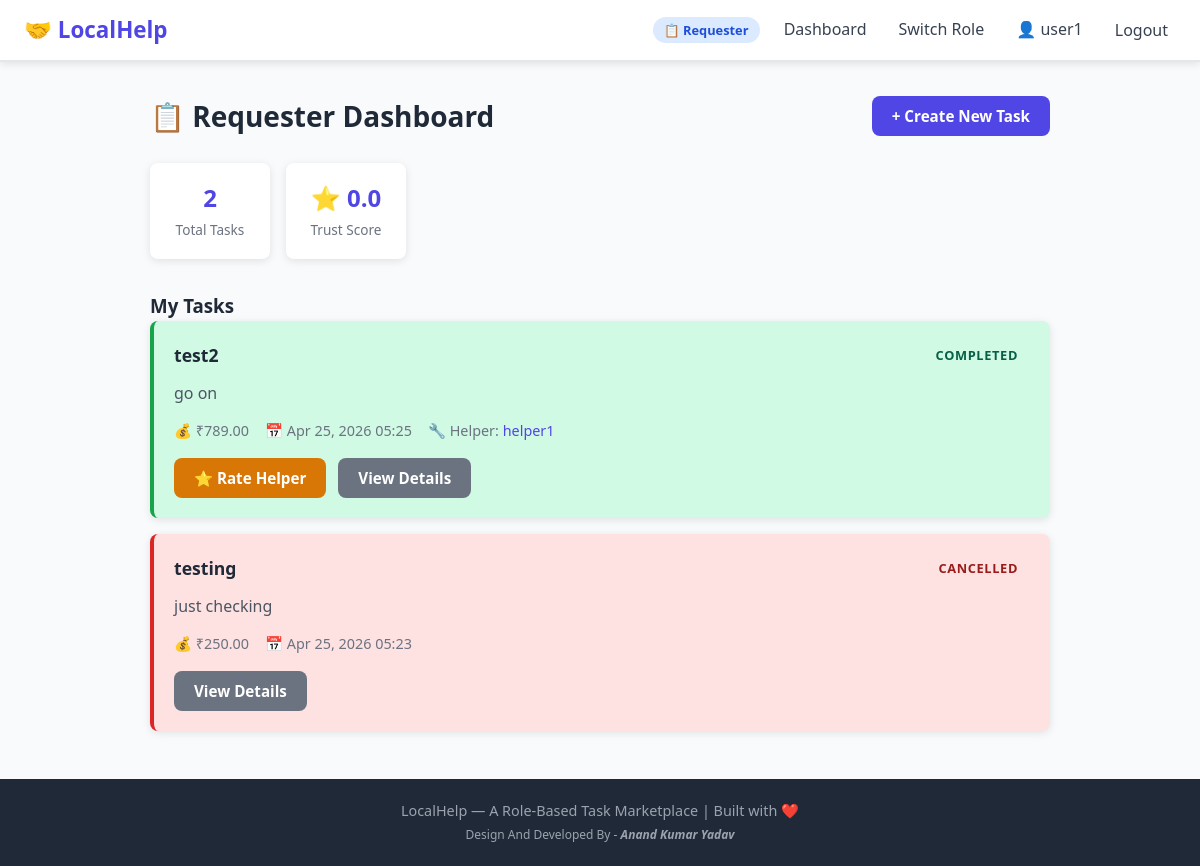
The app's page /dashboard/ (signed in) with its own data.
### core/models.py (models this page shows, shortened)
class UserProfile(models.Model):
    user = models.OneToOneField(User, on_delete=models.CASCADE, related_name='userprofile')
    ROLE_CHOICES = [
        ('requester', 'Requester'),  # (stored_value, display_label)
        ('helper', 'Helper'),
    ]
    active_role = models.CharField(
        max_length=20,
        choices=ROLE_CHOICES,
        default='requester'  # New users start as Requester
    )
    latitude = models.DecimalField(
        max_digits=9,   # Total digits (e.g., 28.123456 = 8 digits)
        decimal_places=6,  # Digits after decimal point
        blank=True,
        null=True
    )
    longitude = models.DecimalField(
        max_digits=9,
        decimal_places=6,
        blank=True,
        null=True
    )
    trust_score = models.FloatField(default=0.0)

class Task(models.Model):
    STATUS_CHOICES = [
        ('CREATED', 'Created'),                             # Just created, not yet visible
        ('OPEN', 'Open'),                                   # Visible to helpers
        ('ACCEPTED', 'Accepted'),                          # A helper has taken it
        ('COMPLETION_REQUESTED', 'Completion Requested'), # Helper says done, waiting for requester
        ('COMPLETED', 'Completed'),                        # Requester confirmed, done!
        ('CANCELLED', 'Cancelled'),                        # Cancelled by either party
        ('EXPIRED', 'Expired'),                            # Nobody accepted within 30 minutes
    ]
    requester = models.ForeignKey(
        User,
        on_delete=models.CASCADE,
        related_name='tasks_as_requester'
    )
    helper = models.ForeignKey(
        User,
        on_delete=models.SET_NULL,  # If helper account deleted, don't delete the task
        null=True,
        blank=True,
        related_name='tasks_as_helper'
    )
    title = models.CharField(max_length=200)  # Short title, max 200 characters
    description = models.TextField()          # Longer text, no length limit
    payment_amount = models.DecimalField(
        max_digits=8,      # Up to 99999.99
        decimal_places=2   # Always 2 decimal places (like money)
    )
    latitude = models.DecimalField(max_digits=9, decimal_places=6, blank=True, null=True)
    longitude = models.DecimalField(max_digits=9, decimal_places=6, blank=True, null=True)
    status = models.CharField(
        max_length=30,
        choices=STATUS_CHOICES,
        default='OPEN'  # Tasks start as OPEN immediately (skip CREATED for simplicity)
    )
    created_at = models.DateTimeField(auto_now_add=True)
    accepted_at = models.DateTimeField(null=True, blank=True)
    completed_at = models.DateTimeField(null=True, blank=True)
    cancel_reason = models.TextField(blank=True, default='')

### core/views.py (the view, shortened to what this page needs)
# urls.py: path('dashboard/', views.view_dashboard, name='dashboard'), # Main dashboard
def view_dashboard(request):
    if not request.user.is_authenticated:
        return redirect('login')
    profile, created = UserProfile.objects.get_or_create(user=request.user)
    if profile.active_role == 'requester':
        my_tasks = Task.objects.filter(requester=request.user).order_by('-created_at')
        return render(request, 'core/dashboard_requester.html', {
            'tasks': my_tasks,
            'profile': profile,
        })
    else:
        return redirect('select_role')

### core/templates/core/dashboard_requester.html (shortened to what this page needs)
{% extends "base.html" %}
{% block content %}
<div class="dashboard">
    <div class="dashboard-header">
        <h2>📋 Requester Dashboard</h2>
        <a href="{% url 'create_task' %}" class="btn btn-primary">+ Create New Task</a>
    </div>
    <div class="stats-bar">
        <div class="stat">
            <span class="stat-value">{{ tasks.count }}</span>
            <span class="stat-label">Total Tasks</span>
        </div>
        <div class="stat">
            <span class="stat-value">⭐ {{ profile.trust_score }}</span>
            <span class="stat-label">Trust Score</span>
        </div>
    </div>
    <h3>My Tasks</h3>
    {% if tasks %}
        <div class="task-list">
            {% for task in tasks %}
                <div class="task-card status-{{ task.status|lower }}">
                    <div class="task-card-header">
                        <h4>
                            <a href="{% url 'task_detail' task.id %}">{{ task.title }}</a>
                        </h4>
                        <span class="status-badge status-{{ task.status|lower }}">
                            {{ task.status }}
                        </span>
                    </div>
                    <p class="task-desc">{{ task.description|truncatechars:100 }}</p>
                    <div class="task-meta">
                        <span>💰 ₹{{ task.payment_amount }}</span>
                        <span>📅 {{ task.created_at|date:"M d, Y H:i" }}</span>
                        {% if task.helper %}
                            <span>🔧 Helper: <a href="{% url 'profile' task.helper.username %}">{{ task.helper.username }}</a></span>
                        {% endif %}
                    </div>
                    <div class="task-actions">
                        {% if task.status == 'COMPLETED' %}
                            <a href="{% url 'rate_user' task.id %}" class="btn btn-warning">⭐ Rate Helper</a>
                        {% endif %}
                        <a href="{% url 'task_detail' task.id %}" class="btn btn-secondary">View Details</a>
                    </div>
                </div>
            {% endfor %}
        </div>
    {% else %}
        <div class="empty-state">
            <span class="empty-icon">📭</span>
            <p>You haven't posted any tasks yet.</p>
            <a href="{% url 'create_task' %}" class="btn btn-primary">Create Your First Task</a>
        </div>
    {% endif %}
</div>
{% endblock %}

### templates/base.html (shortened to what this page needs)
<!DOCTYPE html>
<html lang="en">
<head>
    {% load static %}
    <link rel="stylesheet" href="{% static 'css/style.css' %}">
</head>
<body>
    <nav class="navbar">
        <div class="nav-brand">
            <a href="{% url 'home' %}">🤝 LocalHelp</a>
        </div>
        <div class="nav-links">
            {% if user.is_authenticated %}
                <span class="role-badge role-{{ user.userprofile.active_role }}">
                    {% if user.userprofile.active_role == 'requester' %}📋 Requester
                    {% else %}🔧 Helper{% endif %}
                </span>
                <a href="{% url 'dashboard' %}">Dashboard</a>
                <a href="{% url 'select_role' %}">Switch Role</a>
                <a href="{% url 'profile' user.username %}">
                    👤 {{ user.username }}
                </a>
                <form method="post" action="{% url 'logout' %}" style="display:inline;">
                    <button type="submit" class="btn-link">Logout</button>
                </form>
            {% else %}
                <a href="{% url 'login' %}">Login</a>
                <a href="{% url 'register' %}">Register</a>
            {% endif %}
        </div>
    </nav>
    <main class="main-content">
        {% block content %}
        {% endblock %}
    </main>
    <footer class="footer">
        <p>LocalHelp — A Role-Based Task Marketplace | Built with ❤️</p>
        <small>Design And Developed By -<b><i> Anand Kumar Yadav</i></b></small>
    </footer>
</body>
</html>

### static/css/style.css (style rules this page uses)
:root { --primary: #4F46E5; --primary-dark: #3730A3; --success: #16A34A; --danger: #DC2626; --warning: #D97706; --secondary: #6B7280; --status-open: #2563EB; --status-accepted: #7C3AED; --status-completion: #D97706; --status-completed: #16A34A; --status-cancelled: #DC2626; --status-expired: #6B7280; --max-width: 1100px; --border-radius: 8px; --shadow: 0 2px 8px rgba(0, 0, 0, 0.1); --shadow-lg: 0 4px 20px rgba(0, 0, 0, 0.15); --font: 'Segoe UI', system-ui, -apple-system, sans-serif; --font-size-base: 16px; }
*, *::before, *::after { box-sizing: border-box; margin: 0; padding: 0; }
body { font-family: var(--font); font-size: var(--font-size-base); background-color: #F9FAFB; color: #1F2937; line-height: 1.6; min-height: 100vh; display: flex; flex-direction: column; }
a { color: var(--primary); text-decoration: none; }
.main-content { flex: 1; padding: 2rem 1rem; max-width: var(--max-width); margin: 0 auto; width: 100%; }
.navbar { background-color: white; border-bottom: 2px solid #E5E7EB; padding: 0.75rem 1.5rem; display: flex; align-items: center; justify-content: space-between; box-shadow: var(--shadow); position: sticky; top: 0; z-index: 100; }
.nav-brand a { font-size: 1.4rem; font-weight: 700; color: var(--primary); text-decoration: none; }
.nav-links { display: flex; align-items: center; gap: 1rem; flex-wrap: wrap; }
.nav-links a { color: #374151; font-weight: 500; padding: 0.3rem 0.5rem; border-radius: 4px; transition: background 0.2s; }
.role-badge { padding: 0.2rem 0.7rem; border-radius: 999px; font-size: 0.8rem; font-weight: 600; }
.role-requester { background: #DBEAFE; color: #1D4ED8; }
.btn-link { background: none; border: none; cursor: pointer; color: #374151; font-family: var(--font); font-size: 1rem; font-weight: 500; padding: 0.3rem 0.5rem; border-radius: 4px; }
.btn { display: inline-block; padding: 0.5rem 1.25rem; border-radius: var(--border-radius); font-size: 0.95rem; font-weight: 600; cursor: pointer; border: none; transition: opacity 0.2s, transform 0.1s; text-decoration: none; text-align: center; }
.btn-primary { background: var(--primary); color: white; }
.btn-warning { background: var(--warning); color: white; }
.btn-secondary { background: var(--secondary); color: white; }
.task-card { background: white; border-radius: var(--border-radius); box-shadow: var(--shadow); padding: 1.25rem; margin-bottom: 1rem; border-left: 4px solid var(--secondary); transition: box-shadow 0.2s; }
.task-card.status-completed { border-left-color: var(--status-completed); }
.task-card.status-cancelled { border-left-color: var(--status-cancelled); }
.task-card-header { display: flex; justify-content: space-between; align-items: flex-start; margin-bottom: 0.75rem; flex-wrap: wrap; gap: 0.5rem; }
.task-card-header h4 { font-size: 1.1rem; font-weight: 600; }
.task-card-header h4 a { color: #1F2937; }
.task-desc { color: #4B5563; margin-bottom: 0.75rem; }
.task-meta { display: flex; gap: 1rem; flex-wrap: wrap; color: #6B7280; font-size: 0.9rem; margin-bottom: 1rem; }
.task-actions { display: flex; gap: 0.75rem; flex-wrap: wrap; align-items: center; }
.status-badge { padding: 0.25rem 0.75rem; border-radius: 999px; font-size: 0.8rem; font-weight: 700; text-transform: uppercase; letter-spacing: 0.05em; }
.status-completed { background: #D1FAE5; color: #065F46; }
.status-cancelled { background: #FEE2E2; color: #991B1B; }
.dashboard { max-width: 900px; margin: 0 auto; }
.dashboard-header { display: flex; justify-content: space-between; align-items: center; margin-bottom: 1.5rem; flex-wrap: wrap; gap: 1rem; }
.dashboard-header h2 { font-size: 1.75rem; }
.stats-bar { display: flex; gap: 1rem; margin-bottom: 2rem; flex-wrap: wrap; }
.stat { background: white; border-radius: var(--border-radius); padding: 1rem 1.5rem; box-shadow: var(--shadow); text-align: center; min-width: 120px; }
.stat-value { display: block; font-size: 1.5rem; font-weight: 700; color: var(--primary); }
.stat-label { font-size: 0.85rem; color: var(--secondary); }
.footer { background: #1F2937; color: #9CA3AF; text-align: center; padding: 1.25rem; margin-top: auto; font-size: 0.9rem; }

### records on screen
UserProfile: trust_score "0.0"
Task: title "test2", status "COMPLETED", description "go on", payment_amount "789.00", created_at "Apr 25, 2026 05:25", helper.username "helper1", shows "⭐ Rate Helper"
Task: title "testing", status "CANCELLED", description "just checking", payment_amount "250.00", created_at "Apr 25, 2026 05:23"

### other values on screen
{{ user.username }} "user1"
{{ tasks.count }} "2"
